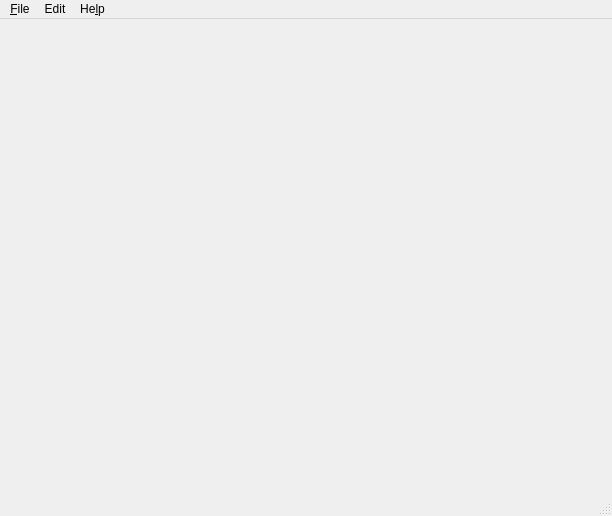
<?xml version="1.0" encoding="UTF-8"?>
<ui version="4.0">
 <class>EndlessMainWindow</class>
 <widget class="QMainWindow" name="EndlessMainWindow">
  <property name="geometry">
   <rect>
    <x>0</x>
    <y>0</y>
    <width>612</width>
    <height>516</height>
   </rect>
  </property>
  <property name="windowTitle">
   <string>Endless Counting</string>
  </property>
  <widget class="QWidget" name="centralWidget"/>
  <widget class="QMenuBar" name="menuBar">
   <property name="geometry">
    <rect>
     <x>0</x>
     <y>0</y>
     <width>612</width>
     <height>19</height>
    </rect>
   </property>
   <widget class="QMenu" name="menu_File">
    <property name="title">
     <string>&amp;File</string>
    </property>
    <addaction name="action_Open"/>
    <addaction name="action_Save_As"/>
    <addaction name="actionSave_Image_2"/>
    <addaction name="separator"/>
    <addaction name="action_Quit"/>
   </widget>
   <widget class="QMenu" name="menuEdit">
    <property name="title">
     <string>Edit</string>
    </property>
    <addaction name="action_Clear_Map"/>
    <addaction name="action_Fill_Map"/>
   </widget>
   <widget class="QMenu" name="menuHelp">
    <property name="title">
     <string>He&amp;lp</string>
    </property>
    <addaction name="action_About"/>
   </widget>
   <addaction name="menu_File"/>
   <addaction name="menuEdit"/>
   <addaction name="menuHelp"/>
  </widget>
  <widget class="QStatusBar" name="statusBar"/>
  <action name="action_Open">
   <property name="text">
    <string>&amp;Open...</string>
   </property>
  </action>
  <action name="action_Save_As">
   <property name="text">
    <string>&amp;Save As...</string>
   </property>
  </action>
  <action name="action_Quit">
   <property name="text">
    <string>&amp;Quit</string>
   </property>
  </action>
  <action name="action_Clear_Map">
   <property name="text">
    <string>&amp;Clear Map</string>
   </property>
  </action>
  <action name="actionSet_Grid_Size">
   <property name="text">
    <string>Set Grid Size...</string>
   </property>
  </action>
  <action name="action_About">
   <property name="text">
    <string>&amp;About...</string>
   </property>
  </action>
  <action name="action_Fill_Map">
   <property name="text">
    <string>&amp;Fill Map</string>
   </property>
  </action>
  <action name="actionSave_Image">
   <property name="text">
    <string>Save Image...</string>
   </property>
  </action>
  <action name="actionSave_Image_2">
   <property name="text">
    <string>Save &amp;Image...</string>
   </property>
  </action>
 </widget>
 <layoutdefault spacing="6" margin="11"/>
 <resources/>
 <connections>
  <connection>
   <sender>action_Open</sender>
   <signal>triggered()</signal>
   <receiver>EndlessMainWindow</receiver>
   <slot>openFile()</slot>
   <hints>
    <hint type="sourcelabel">
     <x>-1</x>
     <y>-1</y>
    </hint>
    <hint type="destinationlabel">
     <x>199</x>
     <y>149</y>
    </hint>
   </hints>
  </connection>
  <connection>
   <sender>action_Save_As</sender>
   <signal>triggered()</signal>
   <receiver>EndlessMainWindow</receiver>
   <slot>saveFile()</slot>
   <hints>
    <hint type="sourcelabel">
     <x>-1</x>
     <y>-1</y>
    </hint>
    <hint type="destinationlabel">
     <x>199</x>
     <y>149</y>
    </hint>
   </hints>
  </connection>
  <connection>
   <sender>action_Clear_Map</sender>
   <signal>triggered()</signal>
   <receiver>EndlessMainWindow</receiver>
   <slot>clearMap()</slot>
   <hints>
    <hint type="sourcelabel">
     <x>-1</x>
     <y>-1</y>
    </hint>
    <hint type="destinationlabel">
     <x>199</x>
     <y>149</y>
    </hint>
   </hints>
  </connection>
  <connection>
   <sender>action_Fill_Map</sender>
   <signal>triggered()</signal>
   <receiver>EndlessMainWindow</receiver>
   <slot>fillMap()</slot>
   <hints>
    <hint type="sourcelabel">
     <x>-1</x>
     <y>-1</y>
    </hint>
    <hint type="destinationlabel">
     <x>199</x>
     <y>149</y>
    </hint>
   </hints>
  </connection>
  <connection>
   <sender>actionSave_Image_2</sender>
   <signal>triggered()</signal>
   <receiver>EndlessMainWindow</receiver>
   <slot>saveImage()</slot>
   <hints>
    <hint type="sourcelabel">
     <x>-1</x>
     <y>-1</y>
    </hint>
    <hint type="destinationlabel">
     <x>199</x>
     <y>149</y>
    </hint>
   </hints>
  </connection>
  <connection>
   <sender>action_About</sender>
   <signal>triggered()</signal>
   <receiver>EndlessMainWindow</receiver>
   <slot>about()</slot>
   <hints>
    <hint type="sourcelabel">
     <x>-1</x>
     <y>-1</y>
    </hint>
    <hint type="destinationlabel">
     <x>305</x>
     <y>257</y>
    </hint>
   </hints>
  </connection>
 </connections>
 <slots>
  <slot>openFile()</slot>
  <slot>saveFile()</slot>
  <slot>clearMap()</slot>
  <slot>fillMap()</slot>
  <slot>saveImage()</slot>
  <slot>about()</slot>
 </slots>
</ui>
